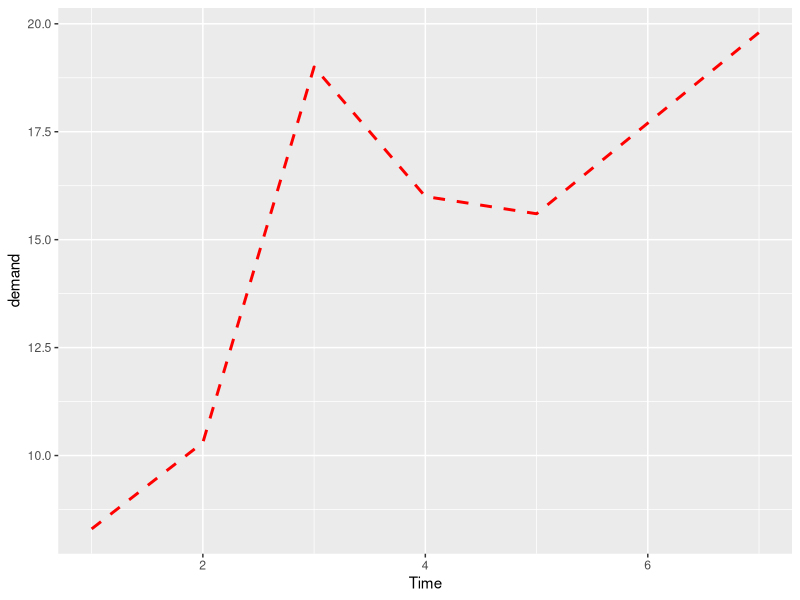
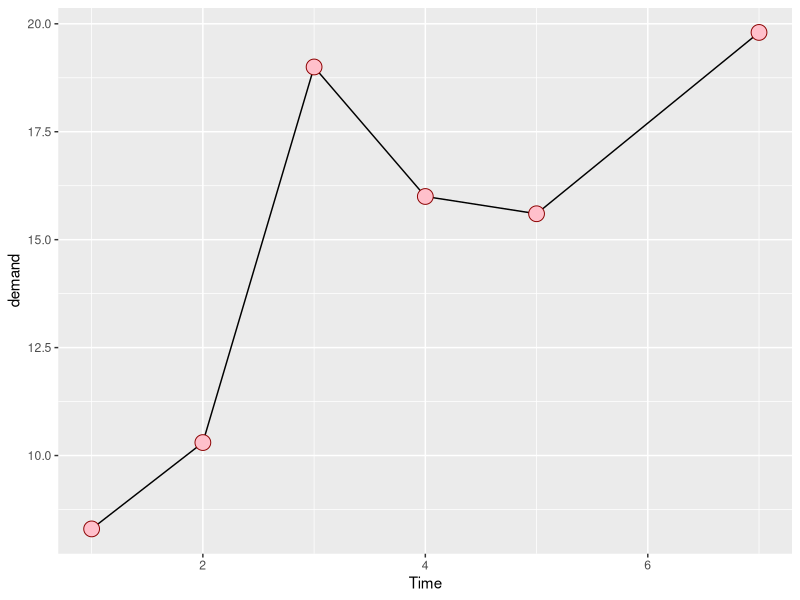

These figures' R source, in order:
library(ggplot2)
# change line style
ggplot(BOD, aes(x=Time, y=demand)) + geom_line(linetype='dashed', size=1, colour='red')

# change point style
ggplot(BOD, aes(x=Time, y=demand)) +
  geom_line() +
  geom_point(size=5, shape=21, colour='darkred', fill='pink')